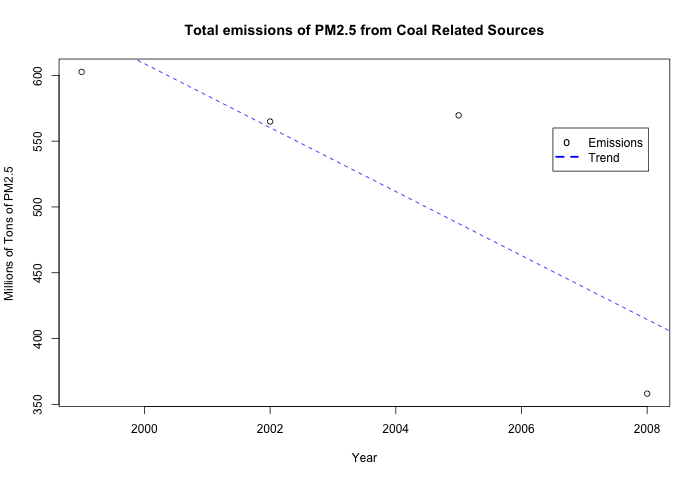

Recreate this plot in R.
source("load_data.R")

plot4 <- function () {
    scc1 <- scc[grep('coal',scc$Short.Name, ignore.case = TRUE),] %>% select(SCC)
    
    q4 <- scc1 %>% inner_join(nei, by="SCC") %>% group_by(year) %>%
        summarise(emissions=sum(Emissions)/1e3)
    
    png("plot4.png", width = 700, height = 480)
    with(q4, 
         plot(year, emissions, 
              main="Total emissions of PM2.5 from Coal Related Sources", 
              xlab="Year", ylab="Millions of Tons of PM2.5"))
    abline(lm(emissions ~ year, data=q4), col="blue", lty='dashed')
    legend(2006.5,560, c("Emissions","Trend"), lty=c("blank","dashed"), 
           pch=c("o",""), lwd=c(2.5,2.5), col=c("black","blue"))
    dev.off()
}

load_data();
plot4()